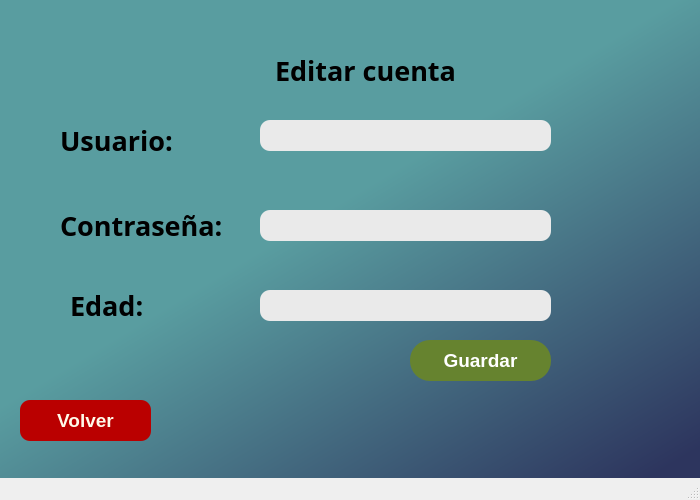
<?xml version="1.0" encoding="UTF-8"?>
<ui version="4.0">
 <class>MainWindow</class>
 <widget class="QMainWindow" name="MainWindow">
  <property name="geometry">
   <rect>
    <x>0</x>
    <y>0</y>
    <width>700</width>
    <height>500</height>
   </rect>
  </property>
  <property name="minimumSize">
   <size>
    <width>700</width>
    <height>500</height>
   </size>
  </property>
  <property name="maximumSize">
   <size>
    <width>700</width>
    <height>500</height>
   </size>
  </property>
  <property name="windowTitle">
   <string>Batalla Naval</string>
  </property>
  <property name="styleSheet">
   <string notr="true">QWidget#centralwidget{
	background-color: qlineargradient(spread:pad, x1:0.114, y1:0, x2:0.965025, y2:0.966, stop:0.437811 rgba(89, 157, 160, 255), stop:1 rgba(45, 53, 94, 255));
	
}

QLabel{
	font: 75 bold 20pt &quot;Purisa&quot;;
color: black;
}</string>
  </property>
  <widget class="QWidget" name="centralwidget">
   <widget class="QLabel" name="label">
    <property name="geometry">
     <rect>
      <x>120</x>
      <y>30</y>
      <width>491</width>
      <height>81</height>
     </rect>
    </property>
    <property name="font">
     <font>
      <family>Purisa</family>
      <pointsize>20</pointsize>
      <weight>75</weight>
      <italic>false</italic>
      <bold>true</bold>
     </font>
    </property>
    <property name="autoFillBackground">
     <bool>false</bool>
    </property>
    <property name="text">
     <string>Editar cuenta</string>
    </property>
    <property name="alignment">
     <set>Qt::AlignCenter</set>
    </property>
   </widget>
   <widget class="QLabel" name="label_2">
    <property name="geometry">
     <rect>
      <x>60</x>
      <y>120</y>
      <width>121</width>
      <height>41</height>
     </rect>
    </property>
    <property name="font">
     <font>
      <family>Purisa</family>
      <pointsize>20</pointsize>
      <weight>75</weight>
      <italic>false</italic>
      <bold>true</bold>
     </font>
    </property>
    <property name="text">
     <string>Usuario:</string>
    </property>
   </widget>
   <widget class="QLabel" name="label_3">
    <property name="geometry">
     <rect>
      <x>60</x>
      <y>200</y>
      <width>171</width>
      <height>51</height>
     </rect>
    </property>
    <property name="font">
     <font>
      <family>Purisa</family>
      <pointsize>20</pointsize>
      <weight>75</weight>
      <italic>false</italic>
      <bold>true</bold>
     </font>
    </property>
    <property name="text">
     <string>Contraseña:</string>
    </property>
   </widget>
   <widget class="QLineEdit" name="lineEdit">
    <property name="geometry">
     <rect>
      <x>260</x>
      <y>120</y>
      <width>291</width>
      <height>31</height>
     </rect>
    </property>
    <property name="styleSheet">
     <string notr="true">border-radius:10px;
background-color: rgb(234, 234, 234);
</string>
    </property>
   </widget>
   <widget class="QLineEdit" name="lineEdit_2">
    <property name="geometry">
     <rect>
      <x>260</x>
      <y>210</y>
      <width>291</width>
      <height>31</height>
     </rect>
    </property>
    <property name="styleSheet">
     <string notr="true">border-radius:10px;
background-color: rgb(234, 234, 234);</string>
    </property>
    <property name="echoMode">
     <enum>QLineEdit::Password</enum>
    </property>
   </widget>
   <widget class="QPushButton" name="btnSave">
    <property name="geometry">
     <rect>
      <x>410</x>
      <y>340</y>
      <width>141</width>
      <height>41</height>
     </rect>
    </property>
    <property name="font">
     <font>
      <pointsize>14</pointsize>
      <weight>75</weight>
      <bold>true</bold>
     </font>
    </property>
    <property name="styleSheet">
     <string notr="true">border-radius:20px;
color: rgb(255, 255, 255);
background-color: rgb(102, 131, 47);</string>
    </property>
    <property name="text">
     <string>Guardar</string>
    </property>
   </widget>
   <widget class="QPushButton" name="btnBack">
    <property name="geometry">
     <rect>
      <x>20</x>
      <y>400</y>
      <width>131</width>
      <height>41</height>
     </rect>
    </property>
    <property name="font">
     <font>
      <family>Nirmala UI</family>
      <pointsize>14</pointsize>
      <weight>75</weight>
      <italic>false</italic>
      <bold>true</bold>
     </font>
    </property>
    <property name="styleSheet">
     <string notr="true">border-radius: 10px;
background-color: rgb(186, 0, 0);
color: rgb(255, 249, 233);

</string>
    </property>
    <property name="text">
     <string>Volver</string>
    </property>
   </widget>
   <widget class="QLabel" name="label_4">
    <property name="geometry">
     <rect>
      <x>290</x>
      <y>125</y>
      <width>251</width>
      <height>21</height>
     </rect>
    </property>
    <property name="styleSheet">
     <string notr="true">color: rgb(247, 0, 0);</string>
    </property>
    <property name="text">
     <string/>
    </property>
   </widget>
   <widget class="QLabel" name="label_5">
    <property name="geometry">
     <rect>
      <x>290</x>
      <y>210</y>
      <width>251</width>
      <height>21</height>
     </rect>
    </property>
    <property name="styleSheet">
     <string notr="true">color: rgb(247, 0, 0);</string>
    </property>
    <property name="text">
     <string/>
    </property>
   </widget>
   <widget class="QLabel" name="label_6">
    <property name="geometry">
     <rect>
      <x>70</x>
      <y>280</y>
      <width>171</width>
      <height>51</height>
     </rect>
    </property>
    <property name="font">
     <font>
      <family>Purisa</family>
      <pointsize>20</pointsize>
      <weight>75</weight>
      <italic>false</italic>
      <bold>true</bold>
     </font>
    </property>
    <property name="text">
     <string>Edad:</string>
    </property>
   </widget>
   <widget class="QLabel" name="label_7">
    <property name="geometry">
     <rect>
      <x>280</x>
      <y>290</y>
      <width>251</width>
      <height>21</height>
     </rect>
    </property>
    <property name="styleSheet">
     <string notr="true">color: rgb(247, 0, 0);</string>
    </property>
    <property name="text">
     <string/>
    </property>
   </widget>
   <widget class="QLineEdit" name="lineEdit_3">
    <property name="geometry">
     <rect>
      <x>260</x>
      <y>290</y>
      <width>291</width>
      <height>31</height>
     </rect>
    </property>
    <property name="styleSheet">
     <string notr="true">border-radius:10px;
background-color: rgb(234, 234, 234);
</string>
    </property>
   </widget>
  </widget>
  <widget class="QMenuBar" name="menubar">
   <property name="geometry">
    <rect>
     <x>0</x>
     <y>0</y>
     <width>700</width>
     <height>22</height>
    </rect>
   </property>
  </widget>
  <widget class="QStatusBar" name="statusbar"/>
 </widget>
 <resources/>
 <connections/>
</ui>
